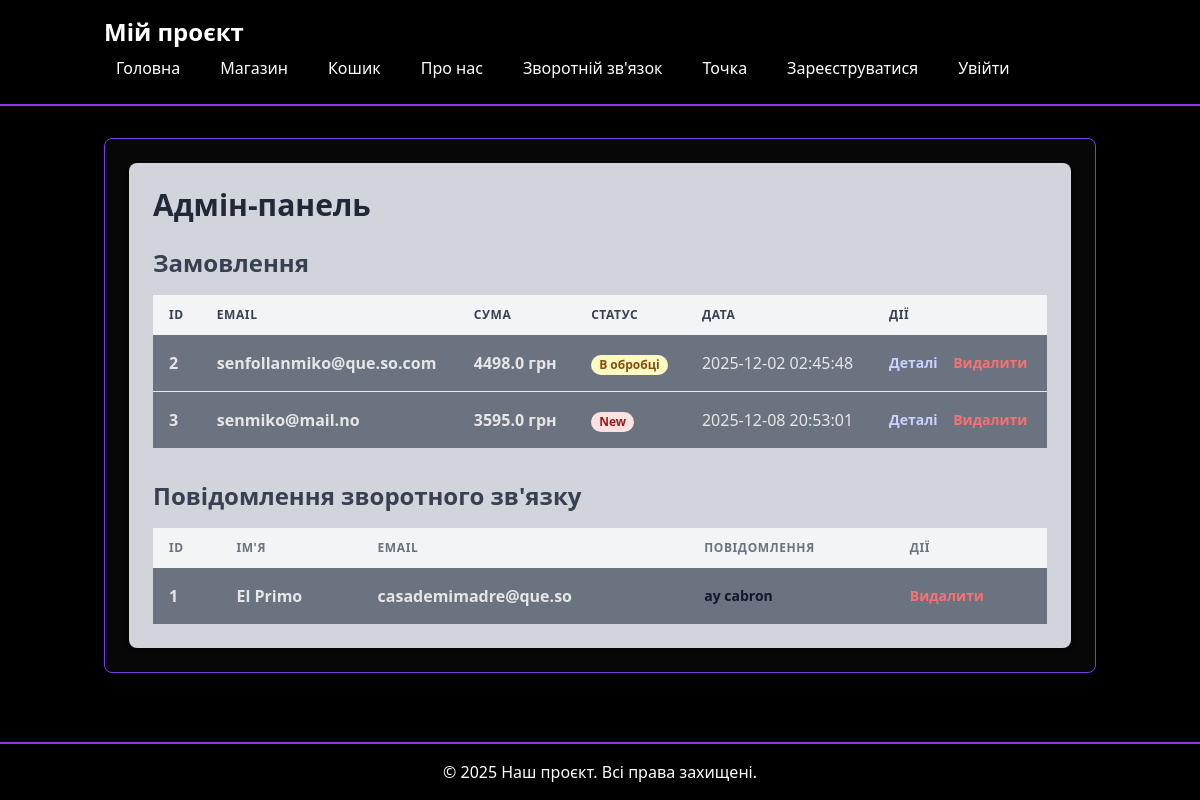
The page /admin on the database its author committed.
### tables this page shows
CREATE TABLE orders (id INTEGER PRIMARY KEY AUTOINCREMENT, email TEXT, address TEXT, total_price REAL, status TEXT, date TEXT);

CREATE TABLE feedback (id INTEGER PRIMARY KEY AUTOINCREMENT, name TEXT, email TEXT, message TEXT);

### routes/admin.py (the view)
@admin_bp.route('/admin')
def admin():
    conn = get_db_connection()
    feedback = conn.execute('SELECT * FROM feedback').fetchall()
    conn.close()
    orders = get_orders()
    return render_template('admin.html', feedback=feedback, orders=orders)

### models.py (called while the page is built)
def get_db_connection() -> sqlite3.Connection:
    db_path = os.path.join(os.path.dirname(__file__), 'db.sqlite')
    conn = sqlite3.connect(db_path)
    conn.row_factory = sqlite3.Row
    return conn

def get_orders() -> List[Any]:
    conn = get_db_connection()
    orders = conn.execute('SELECT * FROM orders').fetchall()
    conn.close()
    return orders

### templates/admin.html (shortened to what this page needs)
{% extends "base.html" %}
{% block content %}
<div class="bg-gray-300 shadow-md rounded-lg p-6">
    <h1 class="text-3xl font-bold mb-6 text-gray-800">Адмін-панель</h1>
    <div class="mb-8">
        <h2 class="text-2xl font-semibold mb-4 text-gray-700">Замовлення</h2>
        <div class="overflow-x-auto">
            <table class="min-w-full bg-gray-500">
                <thead class="bg-gray-100">
                    <tr>
                        <th class="py-3 px-4 text-left text-xs font-bold text-gray-700 uppercase tracking-wider">ID</th>
                        <th class="py-3 px-4 text-left text-xs font-bold text-gray-700 uppercase tracking-wider">Email</th>
                        <th class="py-3 px-4 text-left text-xs font-bold text-gray-700 uppercase tracking-wider">Сума</th>
                        <th class="py-3 px-4 text-left text-xs font-bold text-gray-700 uppercase tracking-wider">Статус</th>
                        <th class="py-3 px-4 text-left text-xs font-bold text-gray-700 uppercase tracking-wider">Дата</th>
                        <th class="py-3 px-4 text-left text-xs font-bold text-gray-700 uppercase tracking-wider">Дії</th>
                    </tr>
                </thead>
                <tbody class="divide-y divide-gray-200">
                    {% for order in orders %}
                    <tr class="hover:bg-gray-600">
                        <td class="py-4 px-4 blackspace-nowrap font-bold">{{ order['id'] }}</td>
                        <td class="py-4 px-4 blackspace-nowrap font-bold">{{ order['email'] }}</td>
                        <td class="py-4 px-4 blackspace-nowrap font-bold">{{ order['total_price'] }} грн</td>
                        <td class="py-4 px-4 blackspace-nowrap font-bold">
                            <span class="px-2 inline-flex text-xs leading-5 font-bold rounded-full
                            {% if order['status'] == 'Нове' %}bg-green-100 text-green-800
                            {% elif order['status'] == 'В обробці' %}bg-yellow-100 text-yellow-800
                            {% elif order['status'] == 'Відправлено' %}bg-blue-100 text-blue-800
                            {% elif order['status'] == 'Доставлено' %}bg-purple-100 text-purple-800
                            {% else %}bg-red-100 text-red-800{% endif %}">
                                {{ order['status'] }}
                            </span>
                        </td>
                        <td class="py-4 px-4 blackspace-nowrap">{{ order['date'] }}</td>
                        <td class="py-4 px-4 blackspace-nowrap text-sm font-bold">
                            <a href="{{ url_for('admin.order_details', order_id=order['id']) }}" class="text-indigo-200 hover:text-indigo-900 mr-3">Деталі</a>
                            <form action="{{ url_for('admin.delete_order_route', order_id=order['id']) }}" method="post" class="inline">
                                <button type="submit" class="text-red-400 hover:text-red-900">Видалити</button>
                            </form>
                        </td>
                    </tr>
                    {% endfor %}
                </tbody>
            </table>
        </div>
    </div>
    <div>
        <h2 class="text-2xl font-semibold mb-4 text-gray-700">Повідомлення зворотного зв'язку</h2>
        <div class="overflow-x-auto">
            <table class="min-w-full bg-gray-500">
                <thead class="bg-gray-100">
                    <tr>
                        <th class="py-3 px-4 text-left text-xs font-bold text-gray-500 uppercase tracking-wider">ID</th>
                        <th class="py-3 px-4 text-left text-xs font-bold text-gray-500 uppercase tracking-wider">Ім'я</th>
                        <th class="py-3 px-4 text-left text-xs font-bold text-gray-500 uppercase tracking-wider">Email</th>
                        <th class="py-3 px-4 text-left text-xs font-bold text-gray-500 uppercase tracking-wider">Повідомлення</th>
                        <th class="py-3 px-4 text-left text-xs font-bold text-gray-500 uppercase tracking-wider">Дії</th>
                    </tr>
                </thead>
                <tbody class="divide-y divide-gray-200">
                    {% for item in feedback %}
                    <tr class="hover:bg-gray-600">
                        <td class="py-4 px-4 blackspace-nowrap font-bold">{{ item['id'] }}</td>
                        <td class="py-4 px-4 blackspace-nowrap font-bold">{{ item['name'] }}</td>
                        <td class="py-4 px-4 blackspace-nowrap font-bold">{{ item['email'] }}</td>
                        <td class="py-4 px-4">
                            <div class="text-sm text-gray-900 truncate max-w-xs font-bold">{{ item['message'] }}</div>
                        </td>
                        <td class="py-4 px-4 blackspace-nowrap text-sm font-bold">
                            <form action="{{ url_for('admin.delete_feedback', id=item['id']) }}" method="post">
                                <button type="submit" class="text-red-400 hover:text-red-800">Видалити</button>
                            </form>
                        </td>
                    </tr>
                    {% endfor %}
                </tbody>
            </table>
        </div>
    </div>
</div>
{% endblock %}

### templates/base.html (style rules this page uses)
body { background-color: #000000; color: #e6e6e6; }

### rows shown on the page
orders: id "2", email "senfollanmiko@que.so.com", total_price "4498.0", status "В обробці", date "2025-12-02 02:45:48"
orders: id "3", email "senmiko@mail.no", total_price "3595.0", status "New", date "2025-12-08 20:53:01"
feedback: id "1", name "El Primo", email "casademimadre@que.so", message "ay cabron"
